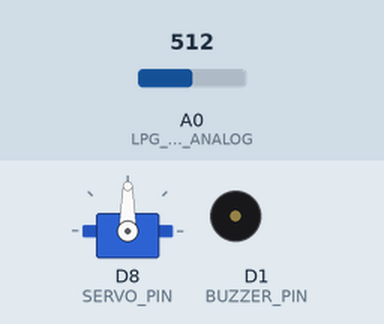
Bench run of a sketch on a simulated ESP8266 (NodeMCU). On the bench: servo, buzzer (waves = sounding, pin HIGH). The inputs (shaded band) are chosen by the test bench; at power-on: A0 (LPG_SENSOR_ANALOG) = 512. WiFi joins after 1.5 s; servers stay silent unless stated; what the sketch prints to the serial monitor is not drawn.

Above: at 0.1 s.
At 1.6 s:
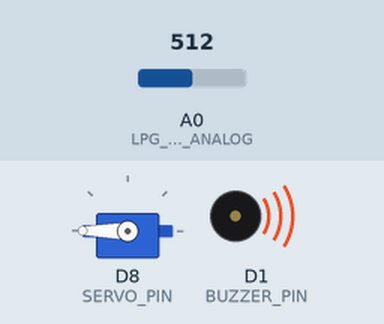
Timing chart, 0 to 3.1 s (numbered marks = the images above):
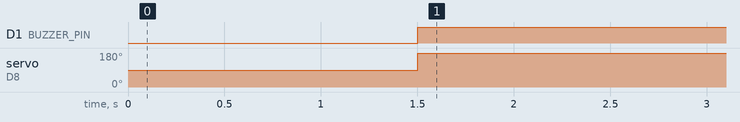

Measured:
- by itself, D1 (BUZZER_PIN): LOW → HIGH at 1.5 s
- by itself, servo on D8 (SERVO_PIN): 90° → 180° at 1.5 s

The sketch:

LpgLevelFirebase.ino
```cpp
#include <ESP8266WiFi.h>
#include <FirebaseArduino.h>
#include <Servo.h>

// Firebase settings
#define FIREBASE_HOST "lpg-gas-847fb-default-rtdb.firebaseio.com/" // Replace with your Firebase project URL
#define FIREBASE_AUTH "uKiPRxZGq4HBqIGGJNCY8XJAt3sNW5G4ts4AehLP" // Replace with your Firebase auth token

#define SERVO_PIN D8 // Digital pin for servo motor on NodeMCU (GPIO 15)
#define BUZZER_PIN D1 // Digital pin for Buzzer on NodeMCU (GPIO 4)
#define LPG_SENSOR_ANALOG A0 // Analog pin for LPG sensor on NodeMCU (MQ-6 SENSOR)

int LPG_detected;

Servo servoMotor;

void setup() {
  Serial.begin(9600);
  pinMode(BUZZER_PIN, OUTPUT);
  servoMotor.attach(SERVO_PIN);

  // Connect to Wi-Fi
  WiFi.begin("yourSSID", "yourPassword"); // Replace with your SSID and password
  Serial.print("Connecting to Wi-Fi");
  while (WiFi.status() != WL_CONNECTED) {
    delay(500);
    Serial.print(".");
  }
  Serial.println("Connected to Wi-Fi");

  // Firebase setup
  Firebase.begin(FIREBASE_HOST, FIREBASE_AUTH);
}

void loop() {
  LPG_detected = analogRead(LPG_SENSOR_ANALOG);
  Serial.println(LPG_detected);

  if (LPG_detected >
  400) {
    Serial.println("LPG detected...");
    digitalWrite(BUZZER_PIN, HIGH);
    servoMotor.write(180); // Move servo to a position indicating gas detected
    delay(5000);
  } else {
    Serial.println("No LPG detected");
    digitalWrite(BUZZER_PIN, LOW);
    //servoMotor.write(0); // Move servo to a position indicating no gas detected
    delay(5000);
  }

  // Post MQ sensor reading to Firebase
  Firebase.setInt("MQ_reading", LPG_detected);

  // Update Firebase every 30 seconds
  delay(30000);
}
```
